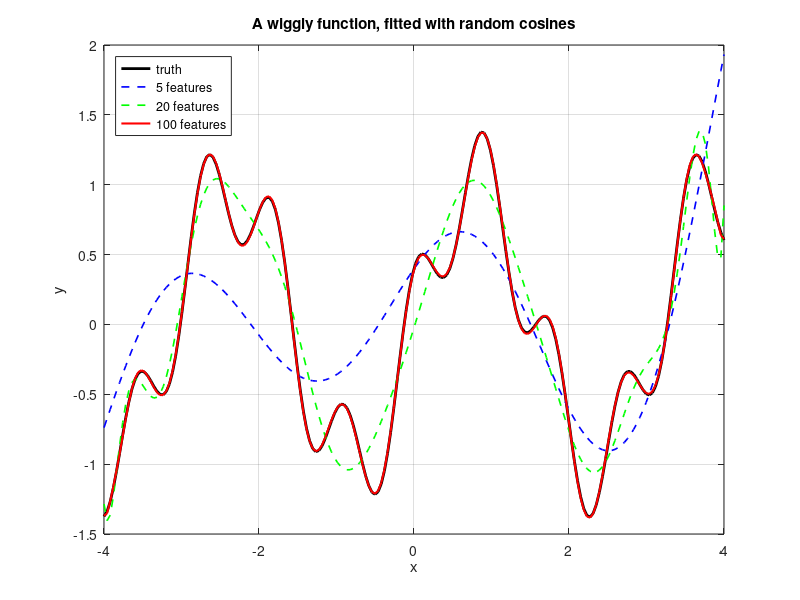

Source code (MATLAB):
% Cell 6: random Fourier features
%
% Instead of choosing the features by hand, take cosines of random projections
% of the input. Nothing about them is tuned, and the output layer is still pinv.

clear; close all;
randn('seed', 4); rand('seed', 4);

x = linspace(-4, 4, 200)';
y = sin(2*x) + 0.4*cos(7*x);

% Build D random features: cos(x * omega + phase), with omega and phase drawn once.
make_features = @(x, omega, phase) cos(x * omega' + repmat(phase', size(x,1), 1));

widths = [5, 20, 100];
fits = zeros(length(x), length(widths));

for k = 1:length(widths)
  D = widths(k);
  omega = randn(D,1) * 2;
  phase = rand(D,1) * 2 * pi;
  Z = make_features(x, omega, phase);
  w = pinv(Z) * y;                       % the only thing that is fitted
  fits(:,k) = Z * w;
  ss_res = sum((y - fits(:,k)).^2);
  ss_tot = sum((y - mean(y)).^2);
  fprintf('%4d random features -> R squared %.4f\n', D, 1 - ss_res/ss_tot);
end

fprintf('\n');
disp('The random numbers were never adjusted. Only the last layer was solved.');

figure;
plot(x, y, 'k-', 'linewidth', 2); hold on;
plot(x, fits(:,1), 'b--', 'linewidth', 1.2);
plot(x, fits(:,2), 'g--', 'linewidth', 1.2);
plot(x, fits(:,3), 'r-', 'linewidth', 1.5);
grid on; xlabel('x'); ylabel('y');
title('A wiggly function, fitted with random cosines');
legend('truth', '5 features', '20 features', '100 features', 'location', 'northwest');
hold off;
